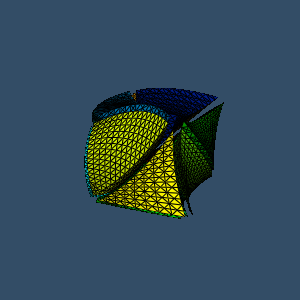

Recreate this plot in Python.
#!/usr/bin/env python

# Demonstrate vtkCellTypeSource for the Quadratic Tetra cell type. The source
# generates an unstructured grid of quadratic tetrahedral cells, which are
# perturbed, shrunk, tessellated, and color-mapped by cell ID.

# Factory overrides: importing these modules registers the OpenGL rendering,
# FreeType text rendering, and interaction style implementations.
import vtkmodules.vtkInteractionStyle  # noqa: F401
import vtkmodules.vtkRenderingFreeType  # noqa: F401
import vtkmodules.vtkRenderingOpenGL2  # noqa: F401
# VTK pipeline classes used in this example
from vtkmodules.vtkCommonCore import (
    vtkIntArray,
    vtkMinimalStandardRandomSequence,
    vtkPoints,
)
from vtkmodules.vtkCommonDataModel import VTK_QUADRATIC_TETRA
from vtkmodules.vtkFiltersGeneral import (
    vtkShrinkFilter,
    vtkTessellatorFilter,
)
from vtkmodules.vtkFiltersSources import vtkCellTypeSource
from vtkmodules.vtkRenderingCore import (
    vtkActor,
    vtkDataSetMapper,
    vtkRenderWindow,
    vtkRenderWindowInteractor,
    vtkRenderer,
)

# Colors (normalized RGB)
dark_blue_background_rgb = (0.2, 0.302, 0.4)

# Source: generate quadratic tetrahedral cells
source = vtkCellTypeSource()
source.SetCellType(VTK_QUADRATIC_TETRA)
source.Update()

# Perturb points so cell edges are visible after tessellation
original_points = source.GetOutput().GetPoints()
points = vtkPoints()
points.SetNumberOfPoints(source.GetOutput().GetNumberOfPoints())
rng = vtkMinimalStandardRandomSequence()
rng.SetSeed(5070)
for i in range(points.GetNumberOfPoints()):
    perturbation = [0.0, 0.0, 0.0]
    for j in range(3):
        rng.Next()
        perturbation[j] = rng.GetRangeValue(-0.1, 0.1)
    current = [0.0, 0.0, 0.0]
    original_points.GetPoint(i, current)
    points.SetPoint(i,
                    current[0] + perturbation[0],
                    current[1] + perturbation[1],
                    current[2] + perturbation[2])
source.GetOutput().SetPoints(points)

# Cell ID array for scalar coloring
num_cells = source.GetOutput().GetNumberOfCells()
id_array = vtkIntArray()
id_array.SetNumberOfTuples(num_cells)
for i in range(num_cells):
    id_array.InsertTuple1(i, i + 1)
id_array.SetName("Ids")
source.GetOutput().GetCellData().AddArray(id_array)
source.GetOutput().GetCellData().SetActiveScalars("Ids")

# Shrink: separate cells visually
shrink = vtkShrinkFilter()
shrink.SetInputConnection(source.GetOutputPort())
shrink.SetShrinkFactor(0.8)

# Tessellate: subdivide higher-order cells into linear primitives
tessellate = vtkTessellatorFilter()
tessellate.SetInputConnection(shrink.GetOutputPort())
tessellate.SetMaximumNumberOfSubdivisions(3)

# Mapper: color by cell ID
mapper = vtkDataSetMapper()
mapper.SetInputConnection(tessellate.GetOutputPort())
mapper.SetScalarRange(0, num_cells + 1)
mapper.SetScalarModeToUseCellData()
mapper.SetResolveCoincidentTopologyToPolygonOffset()

# Actor: tilt to show 3D shape
actor = vtkActor()
actor.SetMapper(mapper)
actor.GetProperty().EdgeVisibilityOn()
actor.RotateX(20.0)
actor.RotateY(-20.0)

# Renderer: assemble the scene
renderer = vtkRenderer()
renderer.AddActor(actor)
renderer.SetBackground(dark_blue_background_rgb)
renderer.ResetCamera()

# Window: display the rendered scene
render_window = vtkRenderWindow()
render_window.AddRenderer(renderer)
render_window.SetSize(300, 300)
render_window.SetWindowName("celltype quadratic tetra")

# Interactor: handle mouse and keyboard events
render_window_interactor = vtkRenderWindowInteractor()
render_window_interactor.SetRenderWindow(render_window)

# Launch the interactive visualization
render_window_interactor.Initialize()
render_window_interactor.Start()
